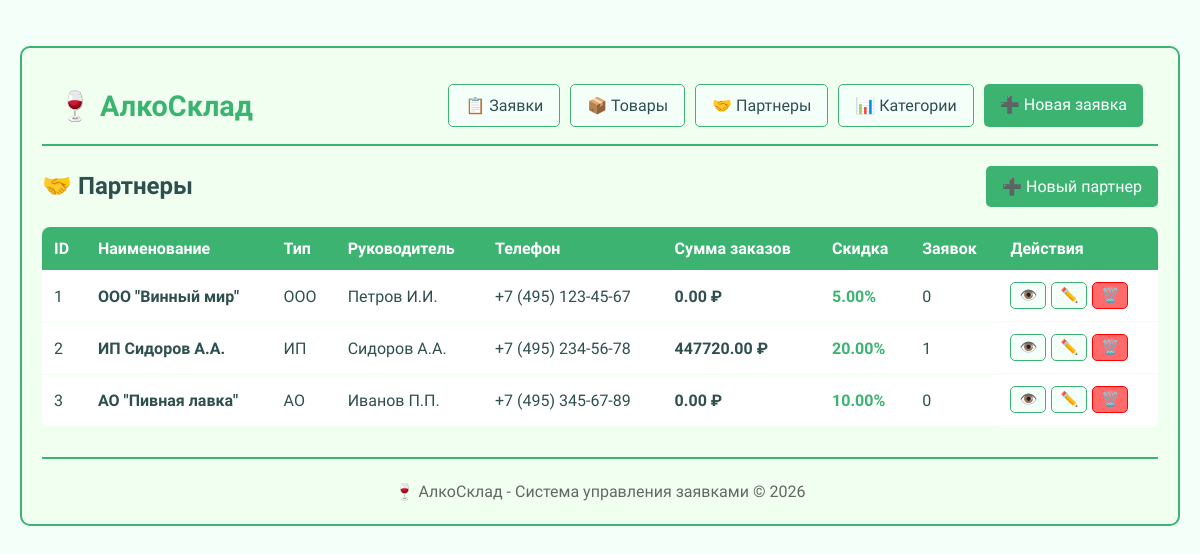
Screenshot of /partners with the database file from the repository.
### app.py (models this page shows, shortened)
class Partner(db.Model):
    __tablename__ = 'partners'
    __table_args__ = {'extend_existing': True}
    id = db.Column(db.Integer, primary_key=True)
    name = db.Column(db.String(255), nullable=False)
    short_name = db.Column(db.String(100))
    partner_type = db.Column(db.String(50))
    director = db.Column(db.String(255))
    phone = db.Column(db.String(50))
    discount = db.Column(db.Numeric(5, 2), default=0.00)
    total_orders_sum = db.Column(db.Numeric(12, 2), default=0.00)
    actual_address = db.Column(db.Text)
    legal_address = db.Column(db.Text)
    orders = db.relationship('Order', backref='partner', lazy=True)

### app.py (the view)
@app.route('/partners')
def partners():
    partners = Partner.query.all()
    return render_template('partners.html', partners=partners)

### templates/partners.html (shortened to what this page needs)
﻿{% extends "base.html" %}
{% block content %}
<div class="page-header">
    <h2>🤝 Партнеры</h2>
    <a href="{{ url_for('new_partner') }}" class="btn btn-primary">➕ Новый партнер</a>
</div>
<table class="table">
    <thead>
        <tr>
            <th>ID</th>
            <th>Наименование</th>
            <th>Тип</th>
            <th>Руководитель</th>
            <th>Телефон</th>
            <th>Сумма заказов</th>
            <th>Скидка</th>
            <th>Заявок</th>
            <th>Действия</th>
        </thead>
    <tbody>
        {% for partner in partners %}
        {% if partner and partner.id %}
         <tr>
            <td>{{ partner.id|default('?') }}</td>
            <td><strong>{{ partner.name|default('Без имени') }}</strong></td>
            <td>{{ partner.partner_type|default('—') }}</td>
            <td>{{ partner.director|default('—') }}</td>
            <td>{{ partner.phone|default('—') }}</td>
            <td><strong>{{ "%.2f"|format(partner.total_orders_sum|default(0)) }} ₽</strong></td>
            <td><strong style="color: #3CB371;">{{ partner.discount|default(0) }}%</strong></td>
            <td>{{ partner.orders|length|default(0) }}</td>
            <td class="actions">
                <a href="{{ url_for('partner_detail', id=partner.id|default(0)) }}" class="btn btn-small">👁️</a>
                <a href="{{ url_for('edit_partner', id=partner.id|default(0)) }}" class="btn btn-small">✏️</a>
                <a href="{{ url_for('delete_partner', id=partner.id|default(0)) }}" class="btn btn-small btn-delete" onclick="return confirm('Удалить партнера?')">🗑️</a>
            </td>
        </tr>
        {% endif %}
        {% endfor %}
    </tbody>
</table>
{% endblock %}

### static/css/style.css (style rules this page uses)
body { background-color: #F5FFFA; padding: 20px; color: #2F4F4F; line-height: 1.6; }
.btn { background-color: #F5FFFA; color: #2F4F4F; padding: 8px 16px; text-decoration: none; border: 1px solid #3CB371; border-radius: 5px; transition: all 0.3s; display: inline-block; }
.btn-primary { background-color: #3CB371; color: white; border: none; }
.btn-delete { background-color: #ff6b6b; border-color: #ff0000; color: white; }
.btn-small { padding: 4px 8px; font-size: 0.9em; }
table { width: 100%; border-collapse: collapse; margin: 20px 0; background-color: white; border-radius: 8px; overflow: hidden; }
th { background-color: #3CB371; color: white; padding: 12px; text-align: left; }
td { padding: 12px; border-bottom: 1px solid #F0FFF0; }
.actions { display: flex; gap: 5px; }
.page-header { display: flex; justify-content: space-between; align-items: center; margin-bottom: 20px; flex-wrap: wrap; gap: 10px; }

### templates/base.html (style rules this page uses)
body { font-family: 'Corbel', 'Segoe UI', Tahoma, Geneva, Verdana, sans-serif; }

### rows the page displays
Partner: id "1", name "ООО \"Винный мир\"", partner_type "ООО", director "Петров И.И.", phone "+7 (495) 123-45-67", total_orders_sum "0.00", discount "5.00", orders|length "0"
Partner: id "2", name "ИП Сидоров А.А.", partner_type "ИП", director "Сидоров А.А.", phone "+7 (495) 234-56-78", total_orders_sum "447720.00", discount "20.00", orders|length "1"
Partner: id "3", name "АО \"Пивная лавка\"", partner_type "АО", director "Иванов П.П.", phone "+7 (495) 345-67-89", total_orders_sum "0.00", discount "10.00", orders|length "0"
